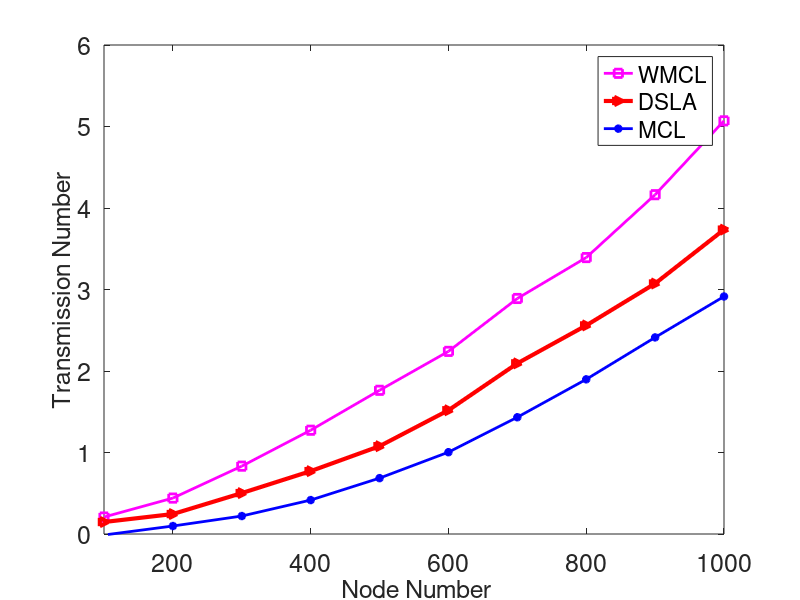

The MATLAB source for this figure:

%Disco 2353 2386 2210 2314 2263 2299 2192 2070 2023 
%Acc    2360 2341 2340 2288 2262 2180 2132 2102 2052 
%Group 1844 2517 1733 1757 1546 1584 1580 1528 1475 
%GBFA  2123 1935 1640 1519  1380 1566 1404 1345 1363 

% fig 6


% fig 7





WMCL=[
    
	0.208163
0.440816
0.832653
1.27347
1.76327
2.24082
2.8898
3.39184
4.16327
5.06939




  ];
ESMCL=[ 	0.146939
0.244898
0.502041
0.771429
1.07755
1.51837
2.09388
2.55918
3.07347
3.73469



    ];


MCL=[
	-0.0122449
0.0979592
0.220408
0.416327
0.685714
1.00408
1.43265
1.89796
2.41224
2.91429

    
];





%time_axes=[1:250:max*250];
time_axes=100:100:1000

%plot(time_axes,AS_Find_Nb_Cnt,'k','LineWidth',10,time_axes,SS_Find_Nb_Cnt,'g',time_axes,U_Find_Nb_Cnt,'r',time_axes,Disco_Find_Nb_Cnt,'b');
%plot(time_axes,AS_Find_Nb_Cnt,'k-','LineWidth',1);
%hold;
%plot(time_axes,SS_Find_Nb_Cnt,'k:','LineWidth',1);
%plot(time_axes,U_Find_Nb_Cnt,'k-','LineWidth',2);
%plot(time_axes,Disco_Find_Nb_Cnt,'k:','LineWidth',2);
set(gca,'FontSize',18);
hold on;
plot(time_axes,WMCL,'ms-','LineWidth',2);
plot(time_axes,ESMCL,'r>-','LineWidth',3);
plot(time_axes,MCL,'b*-','LineWidth',2);
%  plot(time_axes,DSLA,'b*-','LineWidth',2);
%plot(time_axes,FS_4,'b:','LineWidth',2);


%plot(time_axes,FS_8,'k:','LineWidth',1);
ylim([0 6]);
xlim([100 1000]);
set(gca,'Box','on');
%grid on;

%text(1525,0.5, 's','FontSize',8,'HorizontalAlignment','Left','Underline');
%text(800,0.45,'Striped Searchlight: ---------','FontSize',8,'HorizontalAlignment','Left')

legend_hand=legend('WMCL','DSLA','MCL');
%legend_hand=legend('DSAS1','DSAS2','DSAS3',3);
%set(legend_hand,'Fontname', 'Times New Roman', 'Fontsize', 18)
%LEGEND BOXOFF


xlabel(' Node Number','FontSize',18);
%ylabel('Average Discovery Latency','FontSize',15);
ylabel('Transmission Number','FontSize',18);



